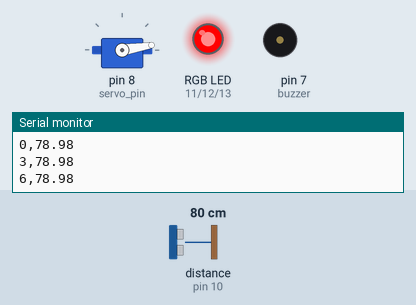
This sketch was run on a simulated Arduino Uno, built with avr-gcc and run on an emulated ATmega328P. Parts: servo, an RGB LED mixed from three pins (HIGH = lit), buzzer (waves = sounding), the last lines printed to the serial monitor. Wiring (inferred from the names in the program): ultrasonic range finder: trigger pin 9; echo pin 10. Inputs (shaded band) come from the test bench; at power-on: distance to the obstacle (sensor on pin 10) 80 cm. The echo pulse lasts 58.3 µs per cm; pins used as bus, display or sensor lines are not drawn.

Above: at 1.3 s.
1.4 s: distance to the obstacle (sensor on pin 10) set to 148 cm
4.4 s: distance to the obstacle (sensor on pin 10) set to 157 cm
At 4.78 s:
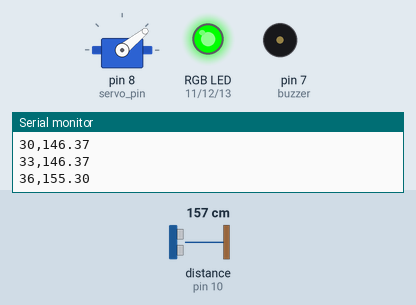
7.4 s: distance to the obstacle (sensor on pin 10) set to 2 cm
At 7.71 s:
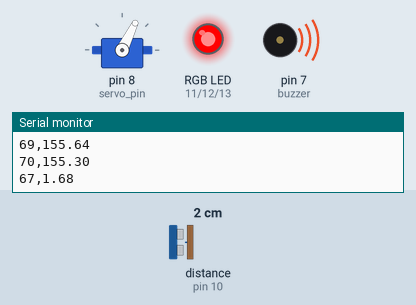
10.4 s: distance to the obstacle (sensor on pin 10) set to 250 cm
At 12.19 s:
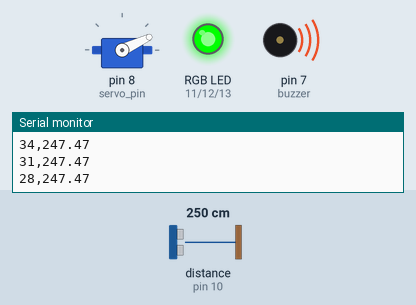
Timing chart, 0 to 14.4 s (numbered marks = the images above; inputs shaded):
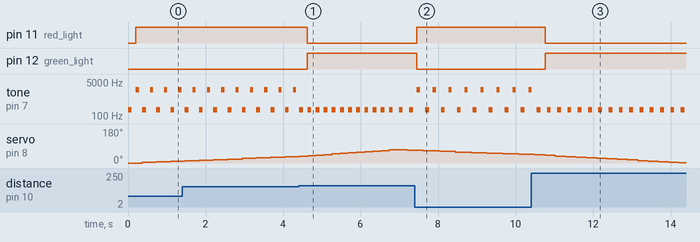

The sketch:

radar.ino
```cpp
#include <Servo.h>

Servo servo_1; // servo controller (multiple can exist)

int trig = 9; // trig pin for HC-SR04
int echo = 10; // echo pin for HC-SR04
int servo_pin = 8; // PWM pin for servo control
int buzzer= 7;
int pos = 0;    // servo starting position
float duration, distance;
int red_light = 11;
int green_light = 12;
int blue_light = 13;

void setup() {
  Serial.begin(8818);
  Serial.println("Radar Start");
  servo_1.attach(servo_pin); // start servo control
  pinMode(trig, OUTPUT);
  pinMode(echo, INPUT);
  pinMode(buzzer,OUTPUT);
  pinMode(red_light,OUTPUT);
  pinMode(green_light,OUTPUT);
  pinMode(blue_light,OUTPUT);
}

void loop() {
  for (pos = 0; pos <= 70; pos += 3) { // goes from 0 degrees to 180 degrees
    // in steps of 1 degree
    servo_1.write(pos);
    // tell servo to go to position in variable 'pos'
     // delay to allow the servo to reach the desired position
    calculateDistance(pos);

  }

  for (pos = 70; pos >= 0; pos -= 3) { // goes from 180 degrees to 0 degrees
    servo_1.write(pos);              // tell servo to go to position in variable 'pos'
    delay(50);
    calculateDistance(pos);
  }
}

int calculateDistance(int pos){

  tone(buzzer, 200);
  delay(100);
  noTone(buzzer);     // Stop sound...
   delay(100);

  digitalWrite(trig, LOW);
  delayMicroseconds(2);
  // Sets the trigPin on HIGH state for 10 micro seconds
  digitalWrite(trig, HIGH);
  delayMicroseconds(10);
  digitalWrite(trig, LOW);
  duration = pulseIn(echo, HIGH); // Reads the echoPin, returns the sound wave travel time in microseconds
  distance= duration*0.034/2;
  if(distance<150){
      tone(buzzer, 2048);
      RGB_color(255,0,0);// Send 1KHz sound signal...
      delay(80);        // ...for 1 sec
      noTone(buzzer);     // Stop sound...
      delay(80);// ...for 1sec
      }else{
        RGB_color(0,255,0);}

  Serial.print(pos); // position of servo motor
  Serial.print(","); // comma separate variables
  Serial.println(distance);
  return distance;
}
void RGB_color(int red_light_value, int green_light_value, int blue_light_value)
 {
  digitalWrite(red_light, red_light_value);
  digitalWrite(green_light, green_light_value);
  digitalWrite(blue_light, blue_light_value);
}
```

Measured:
- the behaviour switches between 151 and 152 cm on distance to the obstacle (sensor on pin 10) (found by bisection; images 0 and 1)
- after the input at 4.4 s, pin 11 (red_light): HIGH → LOW after 0.23 s; pin 12 (green_light): LOW → HIGH after 0.23 s
- after the input at 7.4 s, pin 11 (red_light): LOW → HIGH after 0.06 s; pin 12 (green_light): HIGH → LOW after 0.06 s
- after the input at 10.4 s, pin 11 (red_light): HIGH → LOW after 0.36 s; pin 12 (green_light): LOW → HIGH after 0.36 s
- by itself, tone on pin 7 (buzzer): alternates 200 Hz for 0.10 s and silent for 0.17 s
